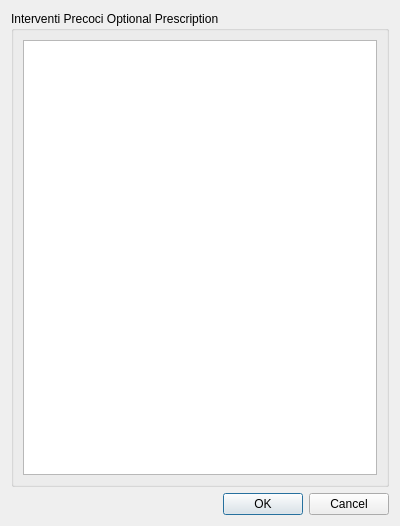
<?xml version="1.0" encoding="UTF-8"?>
<ui version="4.0">
 <class>DrugSelectionDialog</class>
 <widget class="QDialog" name="DrugSelectionDialog">
  <property name="geometry">
   <rect>
    <x>0</x>
    <y>0</y>
    <width>400</width>
    <height>526</height>
   </rect>
  </property>
  <property name="windowTitle">
   <string>Dialog</string>
  </property>
  <layout class="QVBoxLayout" name="verticalLayout">
   <item>
    <widget class="QGroupBox" name="groupBox">
     <property name="title">
      <string>Interventi Precoci Optional Prescription</string>
     </property>
     <layout class="QHBoxLayout" name="horizontalLayout">
      <item>
       <widget class="QTableView" name="m_data"/>
      </item>
     </layout>
    </widget>
   </item>
   <item>
    <widget class="QDialogButtonBox" name="buttonBox">
     <property name="orientation">
      <enum>Qt::Horizontal</enum>
     </property>
     <property name="standardButtons">
      <set>QDialogButtonBox::Cancel|QDialogButtonBox::Ok</set>
     </property>
    </widget>
   </item>
  </layout>
 </widget>
 <resources/>
 <connections>
  <connection>
   <sender>buttonBox</sender>
   <signal>accepted()</signal>
   <receiver>DrugSelectionDialog</receiver>
   <slot>accept()</slot>
   <hints>
    <hint type="sourcelabel">
     <x>248</x>
     <y>254</y>
    </hint>
    <hint type="destinationlabel">
     <x>157</x>
     <y>274</y>
    </hint>
   </hints>
  </connection>
  <connection>
   <sender>buttonBox</sender>
   <signal>rejected()</signal>
   <receiver>DrugSelectionDialog</receiver>
   <slot>reject()</slot>
   <hints>
    <hint type="sourcelabel">
     <x>316</x>
     <y>260</y>
    </hint>
    <hint type="destinationlabel">
     <x>286</x>
     <y>274</y>
    </hint>
   </hints>
  </connection>
 </connections>
</ui>
